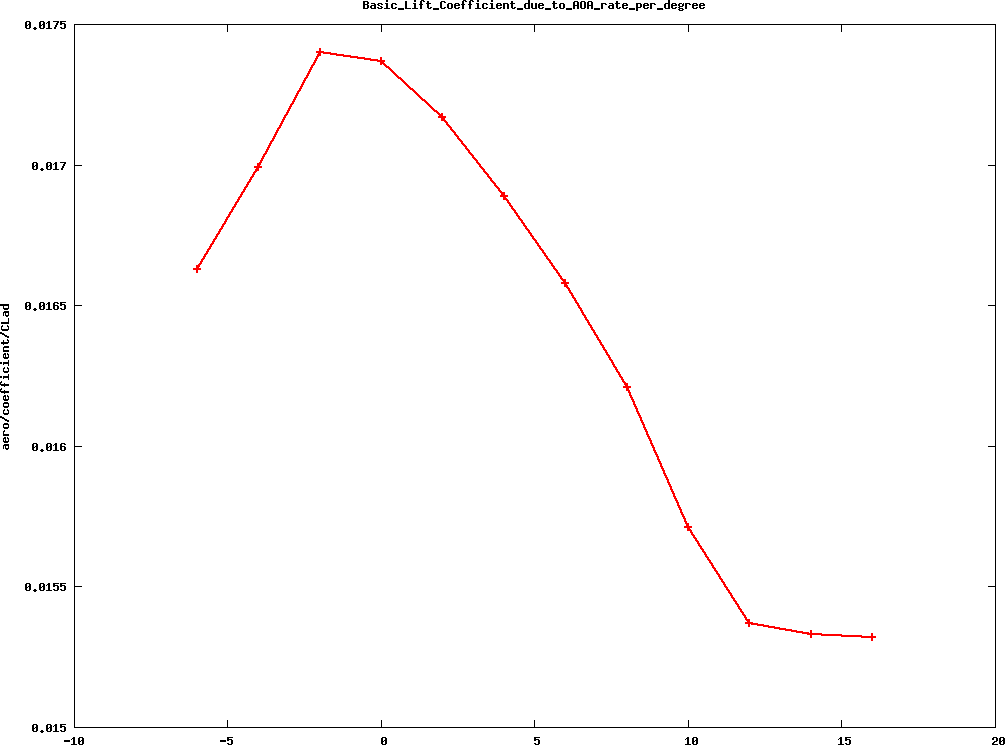

Reproduce this figure in gnuplot.
#! gnuplot 
set title "Basic_Lift_Coefficient_due_to_AOA_rate_per_degree"
set xlabel ""
set ylabel "aero/coefficient/CLad"
set term png medium size 1024,768 crop
unset key

set out 'Basic_Lift_Coefficient_due_to_AOA_rate_per_degree.png'
plot \
'Basic_Lift_Coefficient_due_to_AOA_rate_per_degree.dat' w linespoints lw 2
set out
set term png medium size 1024,768 crop
